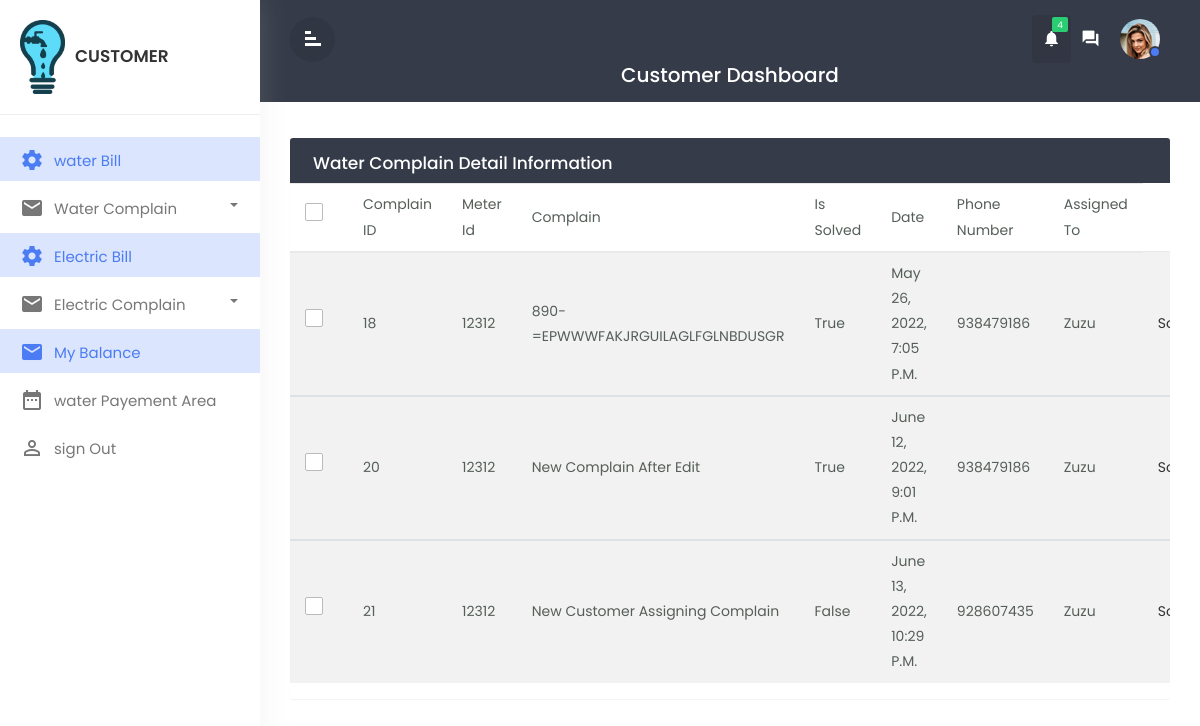
Page /viewwatercomplain (signed in) on the committed database.
### water/models.py (models this page shows, shortened)
class WaterComplain(models.Model):
    id =models.AutoField(primary_key=True)
    meter_id = models.ForeignKey(on_delete=models.CASCADE, to=WaterCustomer)
    complain = models.TextField()
    date = models.DateTimeField(default=timezone.now)
    is_solved = models.CharField(max_length=50,default=False )#null=True,default='not solved')
    phone_number=models.IntegerField(null=True)
    assigned_to=models.ForeignKey(WaterTechnician,null=True,max_length=100, on_delete=models.CASCADE,)
    tec_reported=models.BooleanField(max_length=50,default=False )
    class Meta:
        db_table = "water_complain"

### users/models.py (models this page shows, shortened)
class Account(AbstractBaseUser,PermissionsMixin):
    username = models.CharField(null=False,max_length=100,primary_key = True)
    first_name = models.CharField(max_length=50,null=True,validators=[only_letters])
    middle_name = models.CharField(max_length=50,null=True,validators=[only_letters])
    last_name = models.CharField(max_length=50,null=True,validators=[only_letters])
    email =  models.EmailField(max_length=50,null=True)
    date_joined = models.DateTimeField(default=timezone.now)
    is_superuser = models.BooleanField(default=False)
    is_staff = models.BooleanField(default=False)
    is_active = models.BooleanField(default=True)
    ROLE_CHOICES = [('water_reader','Water_Reader'),('water_technician','Water_Technician'),('electric_reader','Electric_Reader'),('electric_technician','Electric_Technician'),('customer','Customer')]
    role=models.CharField(choices=ROLE_CHOICES,max_length =20,blank=True,null = True)
    objects = CustomAccountManager()
    REQUIRED_FIELDS = []
    USERNAME_FIELD = 'username'

### water/views.py (the view)
# urls.py: path('viewwatercomplain',views.viewwatercomplain,name='viewwatercomplain'),
def viewwatercomplain(request):
    x=request.user.username
    print(x)
    y= WaterCustomer.objects.get(username=x)
    m=y.meter_id
    watercomplaindata = WaterComplain.objects.filter(meter_id_id =y)
    context = {
            'watercomplaindata': watercomplaindata
        }
    return render(request,'customer/viewwatercomplain.html',context)

### water/models.py (called while the page is built)
    def __str__(self):
        return str(self.username)

### templates/customer/viewwatercomplain.html (shortened to what this page needs)
{% extends 'customer/customerbase.html' %}
{% block content %}
<div id="mymain" class="main-content">
    <div class="row">
    <div class="col-md-12">
        <div class="table-wrapper">
        <div class="table-title">
            <div class="row">
                <div class="col-sm-6 p-0 flex justify-content-lg-start justify-content-center">
                <h2 class="ml-lg-2">Water Complain Detail Information</h2>
                </div>
            </div>
        </div>
        <table class="table table-striped table-hover">
            <thead>
                <tr>
                <th><span class="custom-checkbox">
                <label for="selectAll"></label></th>
                <th>Complain ID</th>
                <th>Meter Id</th>
                <th>Complain</th>
                <th>Is Solved</th>
                <th>Date</th>
                <th>Phone Number</th>
                <th>Assigned to</th>
                </tr>
            </thead>
            {% for data in watercomplaindata %}
            <tbody>
                <tr>
                <th><span class="custom-checkbox">
                <label for="checkbox1"></label></th>
                <th>{{data.id}}</th>
                <th>{{data.meter_id_id}}</th>
                <th>{{data.complain}}</th>
                <th>{{data.is_solved}}</th>
                <th>{{data.date}}</th>
                <th>{{data.phone_number}}</th>
                <th>{{data.assigned_to}}</th>
                <th>
                <a href="{% url 'new' data.id %}">solved?</a>
                </th>
                </tr>
            </tbody>
            {%endfor%}
        </table>
        </div>
    </div>
    </div>
</div>
{% endblock content %}

### static/css/custom.css (style rules this page uses)
body,html { line-height:1.8; font-family:'Poppins',sans-serif; color:#555e58; text-transform:capitalize; font-weight:400; margin:0px; padding:0px; }
a { color:#333; font-weight:400; }
a,a:hover,a:focus { color:#333; text-decoration:none; transition:all 0.3s; }
.main-content { padding:30px 30px 0px 30px; }
.table-wrapper { background-color: #fff; margin:6px 0px 40px 0px; width: 100%; overflow: auto; border-radius: 3px; box-shadow: 0 1px 1px rgb(0 0 0 / 5%); }
.table-title { background:#353b48; color:#fff; position:sticky; top:0; width:100%; left:0; padding:10px 30px; border-radius:0px 0px 0 0; }
.table-title h2 { margin:5px 0 0; font-size:17px; }
table.table tr th, table.table tr td { border-color:#e9e9e9; padding:8px 15px; font-size:14px; font-weight: 400; vertical-align:middle; }
table.table tr th:first-child { width:60px; }
table.table tr th:last-child { width:100px; }
.custom-checkbox { position:relative; }
.custom-checkbox label:before { width:18px; height:18px; }
.custom-checkbox label:before { content:""; margin-right:10px; display:inline-block; vertical-align:text-top; background-color:#fff; border:1px solid #bbb; border-radius:2px; box-sizing:border-box; z-index:2; }

### rows in the picture
WaterComplain: id "18", meter_id_id "12312", complain "890-=EPWWWFAKJRGUILAGLFGLNBDUSGR", is_solved "True", date "May 26, 2022, 7:05 P.m.", phone_number "938479186", assigned_to "Zuzu"
WaterComplain: id "20", meter_id_id "12312", complain "New Complain After Edit", is_solved "True", date "June 12, 2022, 9:01 P.m.", phone_number "938479186", assigned_to "Zuzu"
WaterComplain: id "21", meter_id_id "12312", complain "New Customer Assigning Complain", is_solved "False", date "June 13, 2022, 10:29 P.m.", phone_number "928607435", assigned_to "Zuzu"
